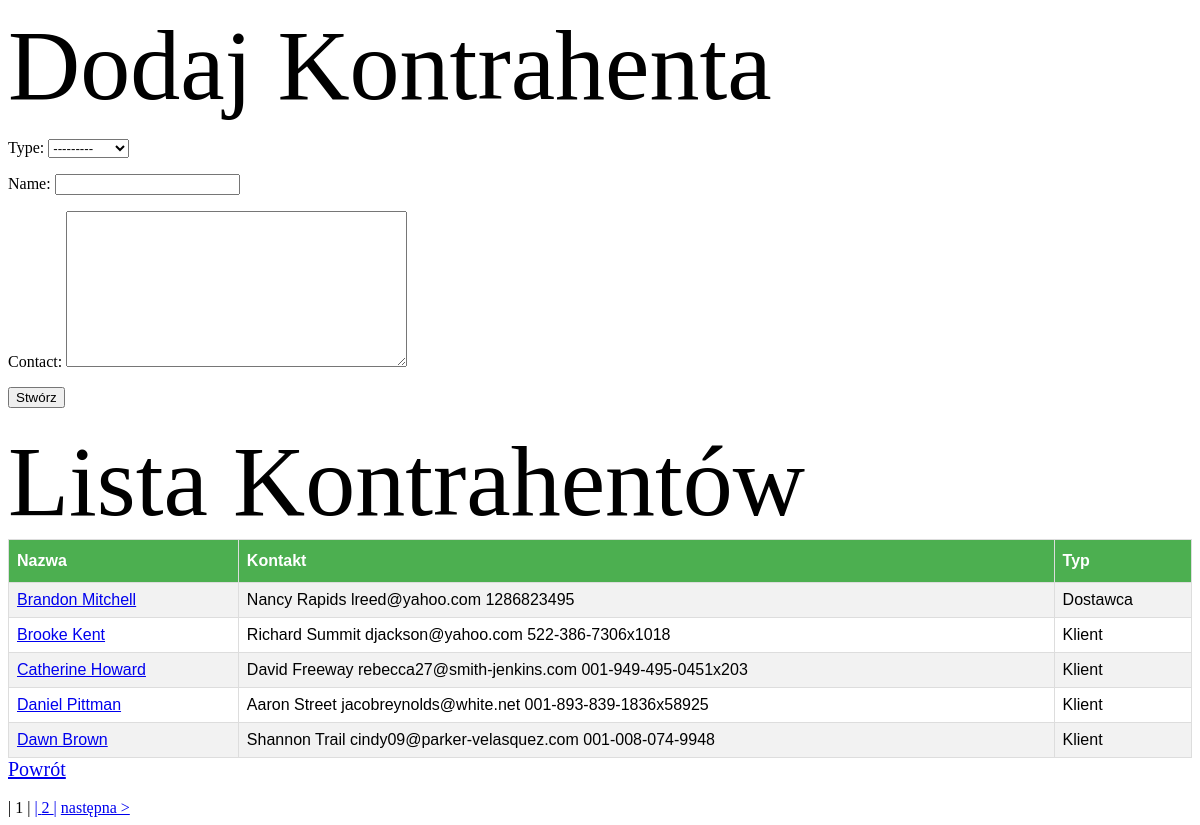
The app's page /contractors/ with its own data.
### FPP/models.py (models this page shows, shortened)
class Contractor(models.Model):
    type = models.FloatField(choices=CONTRACTORTYPE)
    name = models.CharField(max_length=256)
    contact = models.TextField()
    debt = models.FloatField(default=0)

### FPP/views.py (the view, shortened to what this page needs)
# urls.py: path('contractors/', ContractorsCreate.as_view()),
class ContractorsCreate(View):
    def get(self, request):
        contractors_list = Contractor.objects.order_by('name')
        form = ContractorForm()
        paginator = Paginator(contractors_list, 5)
        page = request.GET.get("page", 1)
        try:
            contractors = paginator.page(page)
        except PageNotAnInteger:
            contractors = paginator.page(1)
        except EmptyPage:
            contractors = paginator.page(paginator.num_pages)
        return render(request, "contractors.html", {"form": form,
                                                    "contractors": contractors})

### FPP/forms.py
class ContractorForm(forms.ModelForm):
    class Meta:
        model = Contractor
        exclude = ["debt"]

### templates/contractors.html (shortened to what this page needs)
<span style="font-size:100px;">Dodaj Kontrahenta</span><br>
<form method="POST">
    {{ form.as_p }}
    <input type="submit" value="Stwórz">
</form>
<span style="font-size:100px;">Lista Kontrahentów</span><br>
<table id="customers">
        <tr>
            <th>Nazwa</th><th>Kontakt</th><th>Typ</th>
        </tr>
        <tr>{% for cont in contractors %}
            <td><a href="/contractor/{{ cont.id }}">{{ cont.name }}</a></td><td>{{ cont.contact }}</td><td>{{ cont.get_type_display }}</td>
        </tr>{% endfor %}
</table>
<a href="/" style="font-size: 20px;">Powrót</a><br>
        {% if contractors.has_other_pages %}
            {% for i in contractors.paginator.page_range %}
                {% if contractors.number == i %}
                    <span>|  {{ i }}  |</span>
                {% else %}
                    <a href="?page={{ i }}">|  {{ i }}  |</a>
                {% endif %}
            {% endfor %}
            {% if contractors.has_next %}
                <a href="?page={{ contractors.next_page_number }}">następna ></a>
            {% endif %}
        {% endif %}

### templates/contractors.html (style rules this page uses)
#customers { font-family: "Trebuchet MS", Arial, Helvetica, sans-serif; border-collapse: collapse; width: 100%; }
#customers td, #customers th { border: 1px solid #ddd; padding: 8px; }
#customers tr:nth-child(even) { background-color: #f2f2f2; }
#customers th { padding-top: 12px; padding-bottom: 12px; text-align: left; background-color: #4CAF50; color: white; }

### records on screen
Contractor: name "Brandon Mitchell", contact "Nancy Rapids lreed@yahoo.com 1286823495", type "Dostawca"
Contractor: name "Brooke Kent", contact "Richard Summit djackson@yahoo.com 522-386-7306x1018", type "Klient"
Contractor: name "Catherine Howard", contact "David Freeway rebecca27@smith-jenkins.com 001-949-495-0451x203", type "Klient"
Contractor: name "Daniel Pittman", contact "Aaron Street jacobreynolds@white.net 001-893-839-1836x58925", type "Klient"
Contractor: name "Dawn Brown", contact "Shannon Trail cindy09@parker-velasquez.com 001-008-074-9948", type "Klient"

### other values on screen
{{ i }} "1"
{{ i }} "2"
